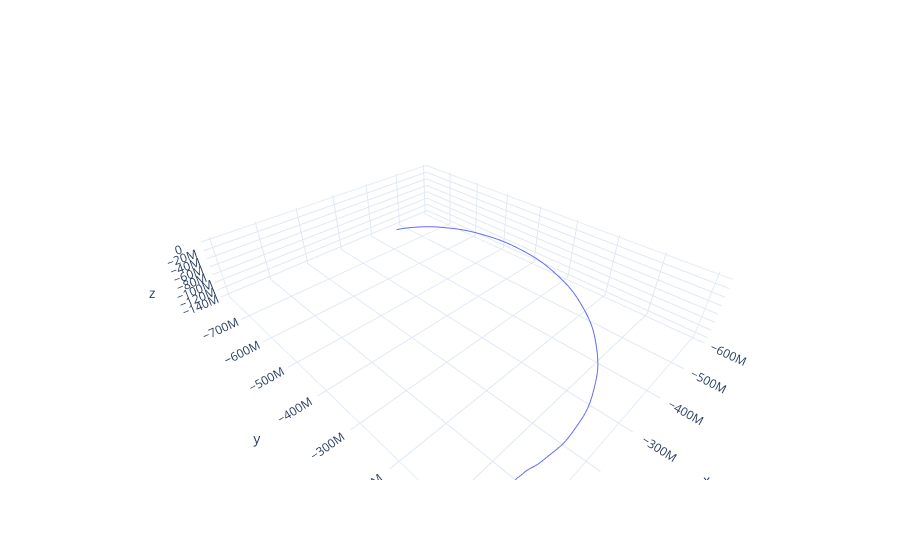

The code cell stored with this chart in its notebook:
### Code cell
import plotly.graph_objects as go
import plotly.io as pio
pio.templates.default = "plotly_white"

n = 10
fig = go.Figure()
fig.add_trace(go.Scatter3d(x=rvs[::n, 0], y=rvs[::n, 1], z=rvs[::n, 2], mode='lines', name='Orbit'))
fig.update_layout(scene=dict(aspectmode='data'))
fig.show()

### Figure 1 — Plotly figure (JSON) as saved in the notebook; plotly's stock layout.template omitted (floating-point values rounded to 4 significant figures; data arrays with more than 128 entries replaced by an {"elided": "..."} marker saying what was removed)
{"data": [{"mode": "lines", "name": "Orbit", "type": "scatter3d", "x": {"elided": "2628 float values"}, "y": {"elided": "2628 float values"}, "z": {"elided": "2628 float values"}}], "layout": {"scene": {"aspectmode": "data"}}}
